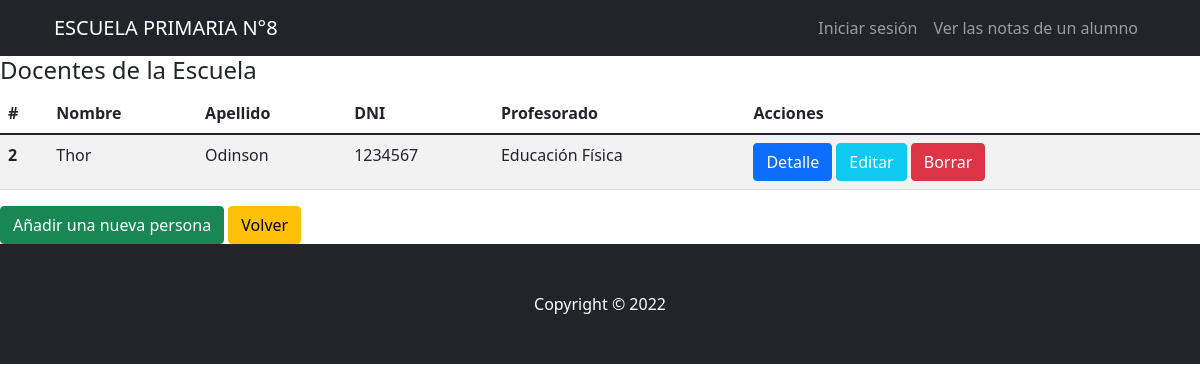
Screenshot of /AppZero/docentes/lista with the database file from the repository.
### AppZero/models.py (models this page shows, shortened)
class Docente(models.Model):
    nombre=models.CharField(max_length=40)
    apellido=models.CharField(max_length=40)
    DNI = models.IntegerField()
    direccion=models.CharField(max_length=60, blank=True, null=True)
    telefono=models.IntegerField(blank=True, null=True)
    email=models.EmailField(blank=True, null=True)
    profesorado = models.CharField(max_length=40)

### AppZero/views.py (the view)
# urls.py: path('docentes/lista', views.DocentesList.as_view(), name="DocentesList"),
class DocentesList(ListView):
    model = Docente
    template_name = 'AppZero/Docentes/docentes_list.html'

### AppZero/Templates/AppZero/Docentes/docentes_list.html
{% extends "AppZero/padre.html" %}
{% load static %}
{% block contenidoAdicional %}
<h4>Docentes de la Escuela</h4>
<table class="table table-striped">
    <thead>
      <tr>
        <th scope="col">#</th>
        <th scope="col">Nombre</th>
        <th scope="col">Apellido</th>
        <th scope="col">DNI</th>
        <th scope="col">Profesorado</th>
        <th scope="col">Acciones</th>
      </tr>
    </thead>
    <tbody>
    {% for docente in object_list %}
      <tr>
        <th scope="row">{{docente.id}}</th>
        <td>{{docente.nombre}}</td>
        <td>{{docente.apellido}}</td>
        <td>{{docente.DNI}}</td>
        <td>{{docente.profesorado}}</td>
        <td>
            <a class="btn btn-primary" href="{% url 'DocentesDetail' docente.id %}">Detalle</a>
            <a class="btn btn-info text-white" href="{% url 'DocentesUpdate' docente.id %}">Editar</a>
            <a class="btn btn-danger" href="{% url 'DocentesDelete' docente.id %}">Borrar</a>
        </td>
      </tr>
    {% endfor %}
    </tbody>
  </table>
  <a class="btn btn-success" href="{% url 'DocentesCreate' %}">Añadir una nueva persona</a>
  <a class="btn btn-warning" href="{% url 'Inicio' %}">Volver</a>
{% endblock %}

### rows the page displays
Docente: id "2", nombre "Thor", apellido "Odinson", DNI "1234567", profesorado "Educación Física"
